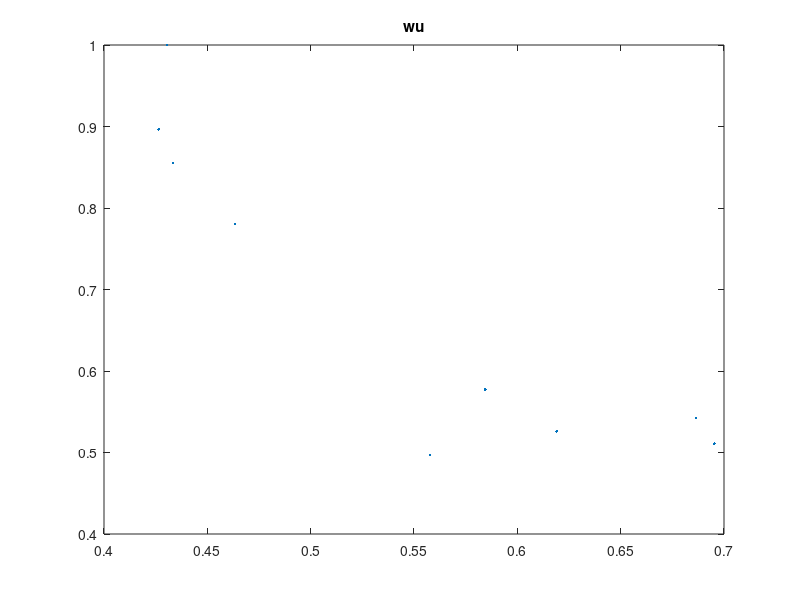
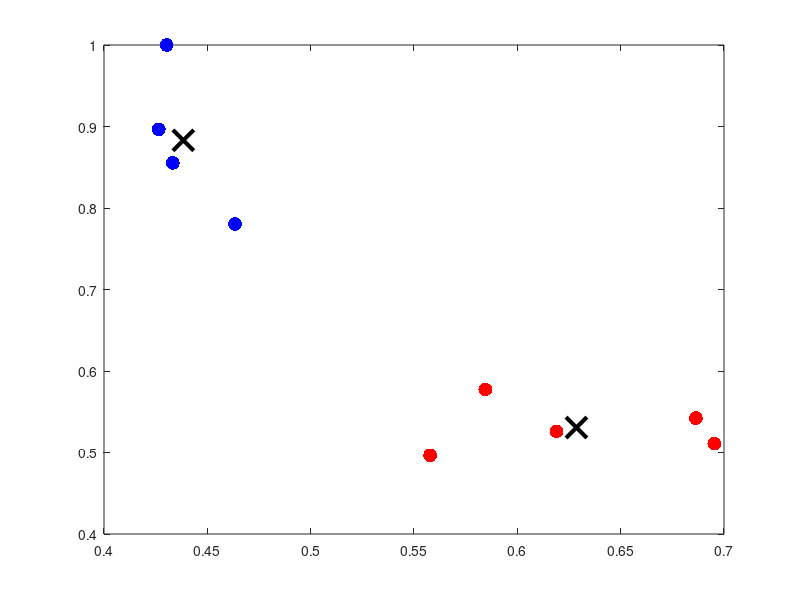

Write the MATLAB code that produced these figures, in order. (Note: this script raises an error after producing the figures.)
clc
clear
rng('default')
X= [0.6190 0.5260;
    0.4634 0.7803;
    0.6953 0.5109;
    0.5845 0.5773;
    0.4303 1.0000;
    0.4333 0.8555;
    0.6864 0.5421;
    0.5578 0.4966
    0.4265 0.8965];
    

 [idx, C] = kmeans(X, 2);
 figure
 plot(X(:,1), X(:,2),'.')
 title 'wu'
 figure
 plot(X(idx==1,1),X(idx==1,2),'r.','MarkerSize',30)
 hold on
 plot(X(idx==2,1),X(idx==2,2),'b.','MarkerSize',30)
 hold on
 plot(C(:,1),C(:,2),'kx','MarkerSize',15,'LineWidth',3)
 legend('Social benefit type', 'Carbon sequestration type', 'Centroids', 'Location', 'NW')
 hold off